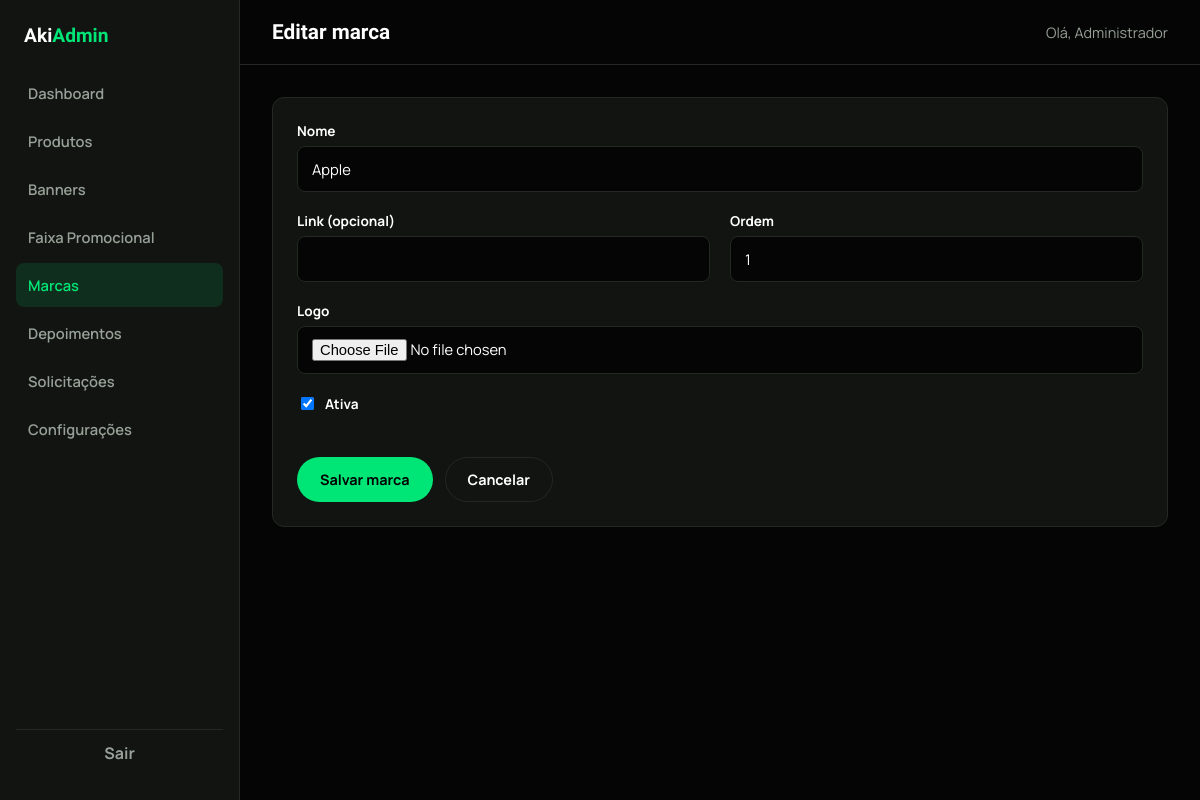
The app's page /admin/brand-form.php?id=1 (signed in) with its own data.
### tables this page shows
CREATE TABLE IF NOT EXISTS brands (
    id INT UNSIGNED AUTO_INCREMENT PRIMARY KEY,
    name VARCHAR(80) NOT NULL,
    slug VARCHAR(100) NOT NULL UNIQUE,
    logo VARCHAR(255) NULL,
    link VARCHAR(255) NULL,
    ordering INT NOT NULL DEFAULT 0,
    is_active TINYINT(1) NOT NULL DEFAULT 1,
    created_at DATETIME NOT NULL DEFAULT CURRENT_TIMESTAMP
);

### config/config.php (called while the page is built, shortened)
<?php
function db(): PDO
{
    static $pdo = null;
    if ($pdo === null) {
        $dsn = sprintf('mysql:host=%s;port=%s;dbname=%s;charset=utf8mb4', DB_HOST, DB_PORT, DB_NAME);
        $pdo = new PDO($dsn, DB_USER, DB_PASS, [
            PDO::ATTR_ERRMODE => PDO::ERRMODE_EXCEPTION,
            PDO::ATTR_DEFAULT_FETCH_MODE => PDO::FETCH_ASSOC,
            PDO::ATTR_EMULATE_PREPARES => false,
        ]);
    }
    return $pdo;
}
require_once __DIR__ . '/../includes/functions.php';

### includes/functions.php (called while the page is built, shortened)
<?php
function e(?string $value): string
{
    return htmlspecialchars($value ?? '', ENT_QUOTES, 'UTF-8');
}

### admin/brand-form.php (the view, shortened to what this page needs)
<?php
require_once __DIR__ . '/../config/config.php';
$id = isset($_GET['id']) ? (int)$_GET['id'] : (isset($_POST['id']) ? (int)$_POST['id'] : 0);
$brand = ['id' => 0, 'name' => '', 'slug' => '', 'logo' => '', 'link' => '', 'ordering' => 0, 'is_active' => 1];
if ($id) {
    $stmt = db()->prepare('SELECT * FROM brands WHERE id = ?');
    $stmt->execute([$id]);
    $found = $stmt->fetch();
    if ($found) $brand = $found;
}
require __DIR__ . '/includes/admin-header.php';
?>
<form class="card" method="post" action="/admin/brand-form.php<?= $id ? '?id=' . $id : '' ?>" enctype="multipart/form-data">
    <div class="form-grid">
        <div class="form-group full">
            <label for="name">Nome</label>
            <input type="text" id="name" name="name" required value="<?= e($brand['name']) ?>">
        </div>
        <div class="form-group">
            <label for="link">Link (opcional)</label>
            <input type="text" id="link" name="link" value="<?= e($brand['link'] ?? '') ?>">
        </div>
        <div class="form-group">
            <label for="ordering">Ordem</label>
            <input type="number" id="ordering" name="ordering" value="<?= (int)$brand['ordering'] ?>">
        </div>
        <div class="form-group full">
            <label for="logo">Logo</label>
            <input type="file" id="logo" name="logo" accept="image/jpeg,image/png,image/webp">
        </div>
        <div class="form-group checkbox">
            <input type="checkbox" id="is_active" name="is_active" <?= $brand['is_active'] ? 'checked' : '' ?>>
            <label for="is_active" style="margin:0">Ativa</label>
        </div>
        <div class="form-actions">
            <button type="submit" class="btn btn-primary">Salvar marca</button>
            <a href="/admin/brands.php" class="btn btn-ghost">Cancelar</a>
        </div>
    </div>
</form>
<?php require __DIR__ . '/includes/admin-footer.php'; ?>

### admin/assets/admin.css (style rules this page uses)
:root { --color-black: #050505; --color-surface: #111411; --color-surface-2: #171b17; --color-border: #232823; --color-green: #00e676; --color-white: #ffffff; --color-muted: #98a198; --color-red: #ff3b30; --font-heading: 'Sora', sans-serif; --font-body: 'Manrope', sans-serif; --radius: 12px; }
* { box-sizing: border-box; }
body { margin: 0; background: var(--color-black); color: var(--color-white); font-family: var(--font-body); }
a { color: inherit; text-decoration: none; }
.btn { display: inline-flex; align-items: center; justify-content: center; gap: 8px; padding: 12px 22px; border-radius: 999px; font-weight: 700; border: 1px solid transparent; cursor: pointer; font-family: var(--font-body); font-size: 0.9rem; transition: transform 0.2s ease, box-shadow 0.2s ease; }
.btn-primary { background: var(--color-green); color: #000; }
.btn-ghost { background: transparent; border-color: var(--color-border); color: var(--color-white); }
.card { background: var(--color-surface); border: 1px solid var(--color-border); border-radius: var(--radius); padding: 24px; margin-bottom: 24px; }
.form-grid { display: grid; grid-template-columns: 1fr 1fr; gap: 20px; }
.form-grid .full { grid-column: 1 / -1; }
.form-group label { display: block; font-weight: 700; font-size: 0.85rem; margin-bottom: 6px; }
.form-group input, .form-group textarea, .form-group select { width: 100%; padding: 12px 14px; border-radius: 8px; border: 1px solid var(--color-border); background: var(--color-black); color: #fff; font-family: var(--font-body); font-size: 0.92rem; }
.form-group.checkbox { display: flex; align-items: center; gap: 8px; }
.form-group.checkbox input { width: auto; }
.form-actions { display: flex; gap: 12px; margin-top: 24px; grid-column: 1 / -1; }

### records on screen
brands: name "Apple", ordering "1", is_active "☑"

### other values on screen
$pageTitle "Editar marca"
$adminName "Administrador"
